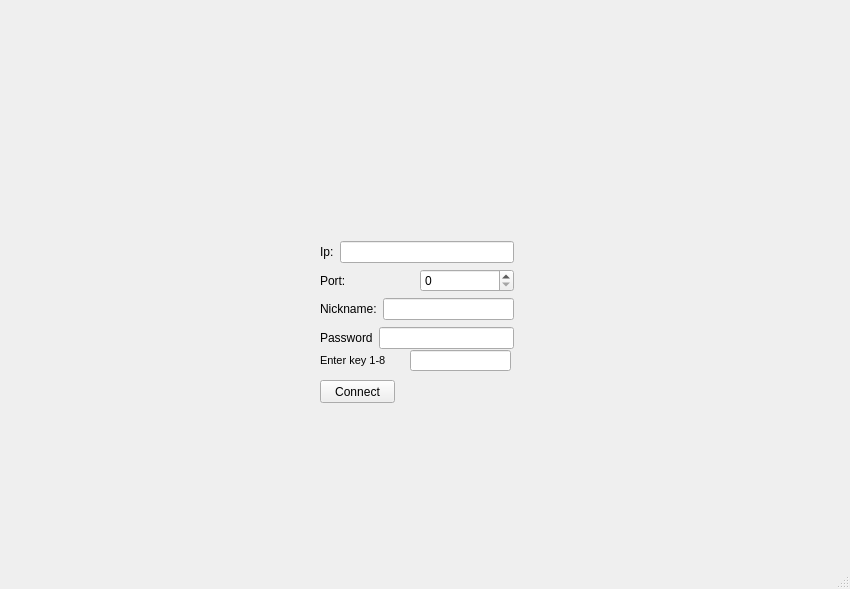
<?xml version="1.0" encoding="UTF-8"?>
<ui version="4.0">
 <class>Chat</class>
 <widget class="QMainWindow" name="Chat">
  <property name="geometry">
   <rect>
    <x>0</x>
    <y>0</y>
    <width>850</width>
    <height>589</height>
   </rect>
  </property>
  <property name="windowTitle">
   <string>Chat</string>
  </property>
  <widget class="QWidget" name="centralwidget">
   <widget class="QStackedWidget" name="stackedWidget">
    <property name="geometry">
     <rect>
      <x>110</x>
      <y>90</y>
      <width>631</width>
      <height>351</height>
     </rect>
    </property>
    <property name="currentIndex">
     <number>0</number>
    </property>
    <widget class="QWidget" name="connection_page">
     <widget class="QPushButton" name="b_connect">
      <property name="geometry">
       <rect>
        <x>210</x>
        <y>290</y>
        <width>75</width>
        <height>23</height>
       </rect>
      </property>
      <property name="text">
       <string>Connect</string>
      </property>
     </widget>
     <widget class="QWidget" name="layoutWidget">
      <property name="geometry">
       <rect>
        <x>210</x>
        <y>150</y>
        <width>194</width>
        <height>110</height>
       </rect>
      </property>
      <layout class="QVBoxLayout" name="verticalLayout_2">
       <item>
        <layout class="QVBoxLayout" name="verticalLayout">
         <item>
          <layout class="QHBoxLayout" name="horizontalLayout">
           <item>
            <widget class="QLabel" name="label">
             <property name="text">
              <string>Ip:</string>
             </property>
            </widget>
           </item>
           <item>
            <widget class="QLineEdit" name="e_address"/>
           </item>
          </layout>
         </item>
         <item>
          <layout class="QHBoxLayout" name="horizontalLayout_3">
           <item>
            <widget class="QLabel" name="label_2">
             <property name="text">
              <string>Port:</string>
             </property>
            </widget>
           </item>
           <item>
            <widget class="QSpinBox" name="sb_port"/>
           </item>
          </layout>
         </item>
         <item>
          <layout class="QHBoxLayout" name="horizontalLayout_2">
           <item>
            <widget class="QLabel" name="label_3">
             <property name="text">
              <string>Nickname:</string>
             </property>
            </widget>
           </item>
           <item>
            <widget class="QLineEdit" name="e_nickname"/>
           </item>
          </layout>
         </item>
        </layout>
       </item>
       <item>
        <layout class="QHBoxLayout" name="horizontalLayout_4">
         <item>
          <widget class="QLabel" name="Password">
           <property name="text">
            <string>Password</string>
           </property>
          </widget>
         </item>
         <item>
          <widget class="QLineEdit" name="password"/>
         </item>
        </layout>
       </item>
      </layout>
     </widget>
     <widget class="QLineEdit" name="key_input">
      <property name="geometry">
       <rect>
        <x>300</x>
        <y>260</y>
        <width>101</width>
        <height>21</height>
       </rect>
      </property>
      <property name="maxLength">
       <number>1</number>
      </property>
     </widget>
     <widget class="QLabel" name="label_4">
      <property name="geometry">
       <rect>
        <x>210</x>
        <y>260</y>
        <width>71</width>
        <height>21</height>
       </rect>
      </property>
      <property name="font">
       <font>
        <pointsize>8</pointsize>
       </font>
      </property>
      <property name="text">
       <string>Enter key 1-8</string>
      </property>
     </widget>
    </widget>
    <widget class="QWidget" name="messages">
     <widget class="QTextEdit" name="text_messages">
      <property name="geometry">
       <rect>
        <x>10</x>
        <y>20</y>
        <width>491</width>
        <height>211</height>
       </rect>
      </property>
     </widget>
     <widget class="QTextBrowser" name="send_message">
      <property name="geometry">
       <rect>
        <x>10</x>
        <y>250</y>
        <width>491</width>
        <height>51</height>
       </rect>
      </property>
      <property name="readOnly">
       <bool>false</bool>
      </property>
     </widget>
     <widget class="QPushButton" name="b_send">
      <property name="geometry">
       <rect>
        <x>510</x>
        <y>250</y>
        <width>91</width>
        <height>21</height>
       </rect>
      </property>
      <property name="text">
       <string>Send</string>
      </property>
     </widget>
     <widget class="QPushButton" name="b_disconnect">
      <property name="geometry">
       <rect>
        <x>510</x>
        <y>280</y>
        <width>91</width>
        <height>21</height>
       </rect>
      </property>
      <property name="text">
       <string>Disconnect</string>
      </property>
     </widget>
     <widget class="QListWidget" name="listWidget">
      <property name="geometry">
       <rect>
        <x>520</x>
        <y>20</y>
        <width>81</width>
        <height>211</height>
       </rect>
      </property>
     </widget>
    </widget>
   </widget>
  </widget>
  <widget class="QMenuBar" name="menubar">
   <property name="geometry">
    <rect>
     <x>0</x>
     <y>0</y>
     <width>850</width>
     <height>21</height>
    </rect>
   </property>
  </widget>
  <widget class="QStatusBar" name="statusbar"/>
 </widget>
 <resources/>
 <connections/>
</ui>
